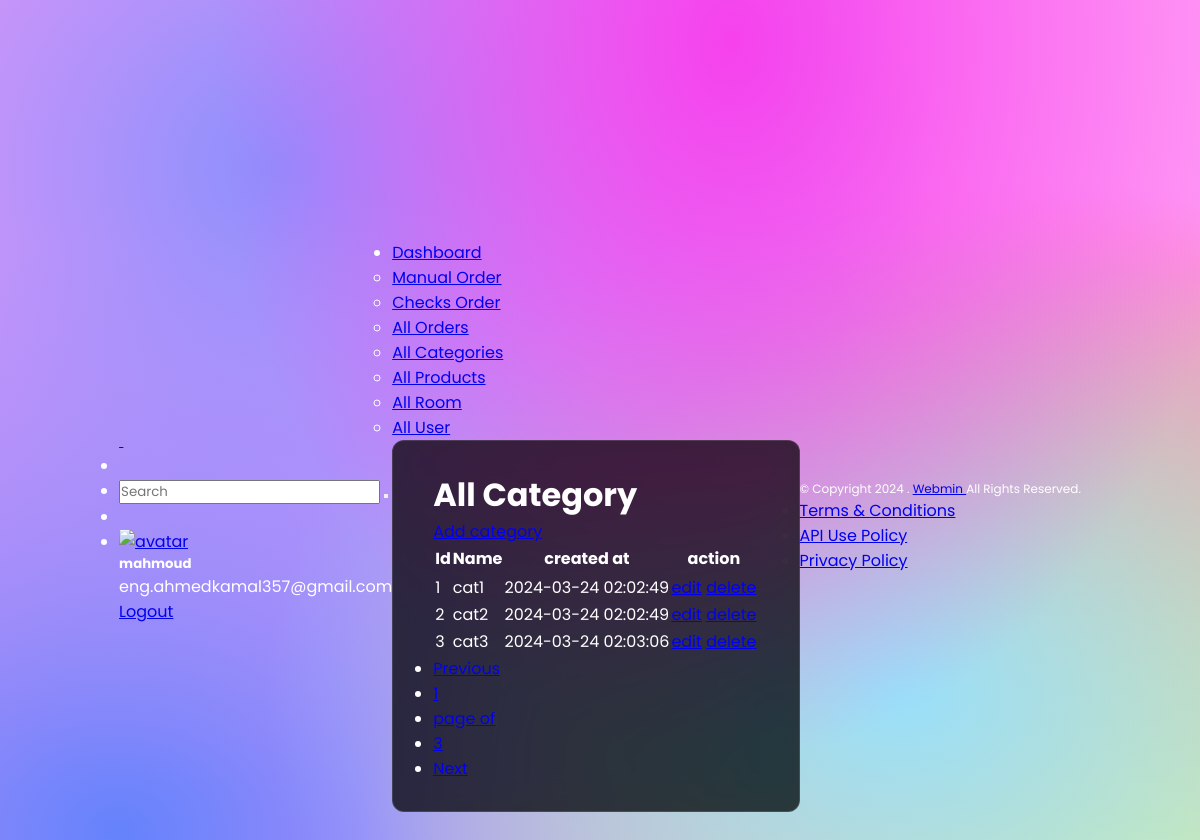
The page /src/views/dashboard/AllCategory.php (signed in) on the database its author committed.
### tables this page shows
CREATE TABLE `categories` (
  `id` int(11) NOT NULL,
  `name` varchar(100) NOT NULL,
  `created_at` datetime NOT NULL DEFAULT current_timestamp()
);

### src/model/Category.php (called while the page is built, shortened)
<?php
class Category {
    public $con;
    public function __construct(){
        $connection = new Connection();
        $this->con = $connection->con;
    }
function getCategoriesPagination($pageLimit,$offset){
    $data= $this->con->query("select* from categories limit $pageLimit offset $offset");
    return $data->fetchAll(PDO::FETCH_ASSOC);
}
function getNumberOfCategories() {
    $result = $this->con->query("select count(id) from categories");
    if ($result) {
        $count = $result->fetchColumn();
        return $count;
    } else {
        return false;
    }
}
}
?>

### src/model/Connection.php (called while the page is built, shortened)
<?php
class Connection
{
    private $servername = 'localhost';
    private $username = 'root';
    private $password = '';
    private $db = 'cafephp';
    private $port='3307';
    public function __construct()
    {
        try {
            $this->con = new PDO("mysql:host=$this->servername;port=$this->port;dbname=$this->db", $this->username, $this->password);
        } catch(PDOException $e) {
            echo "Connection failed: " . $e->getMessage();
        }
    }
}

### src/views/dashboard/AllCategory.php (the view, shortened to what this page needs)
<?php
include_once './includes/header.php';
include_once './includes/nav_bar.php';
?>
<div class="container-fluid">
  <div class="row">
    <?php include_once './includes/side_bar.php'; ?>
    <div class="content-wrapper">
      <div class="row">
        <div class="col-xl-12 mb-30">
          <div class="card card-statistics mb-30">
            <div class="card-body">
<h1>All Category</h1>
<a class="w-0 h-25 btn btn-primary" href="../../views/dashboard/AddCategory.php">Add category</a>
<table class="table  table-hover my-lg-4 table-sm  justify-content-center">
<thead >
        <th  scope="col">Id</th>
        <th  scope="col">Name </th>
        <th  scope="col">created at </th>
        <th  scope="col">action </th>
        </thead>
        <?php
         require("../../model/Connection.php");
         require("../../model/Category.php");
         $result=new Category();
         $totalNumberOfProducts=$result->getNumberOfCategories();
         $page=(isset($_GET['page']))?(int) $_GET['page'] : 1;
         $pageLimit=3;
         $pagesNumber=ceil($totalNumberOfProducts / $pageLimit);
         $offset=($page-1)*$pageLimit;
         $categories=$result->getCategoriesPagination($pageLimit,$offset);
echo "<pre>";
        foreach($categories as $category)
        {
            echo "<tbody>";
            echo "<tr>";
            foreach($category as $key=>$data){
                    echo "<td>$data</td>";
                      }
                    echo "<td>
                    <a class='btn btn-primary' href= ' EditCategory.php?id={$category['id']}'>edit</a>
                    <a class='btn btn-danger' href='DeleteCategory.php?id={$category['id']}'>delete</a>
                    </td>";
                    echo "</tr>";
                    echo "</tbody>";
      }
?>
</table>
<nav aria-label="...">
  <ul class="pagination">
    <li class="page-item ">
      <a class="page-link" href="<?=$_SERVER['PHP_SELF']."?page=".($page-1)?>" >Previous</a>
    </li>
    <li class="page-item"><a class="page-link" href="#"><?=$page?></a></li>
    <li class="page-item active">
      <a class="page-link" href="#"><span class="sr-only">page of </span></a>
    </li>
    <li class="page-item"><a class="page-link" href="#"><?=$pagesNumber?></a></li>
    <li class="page-item">
      <a class="page-link" href="<?=$_SERVER['PHP_SELF']."?page=".($page+1)?>">Next</a>
    </li>
  </ul>
</nav>
</div>
          </div>
        </div>
      </div>
    </div>
  </div>
</div>
<?php
  include_once './includes/footer.php';
?>

### src/view/website/assets/style.css (style rules this page uses)
* { margin: 0; padding: 0; font-family: 'Poppins', sans-serif; }
body { background-color: #ff99f5; background-image: radial-gradient(at 61% 4%, hsla(303, 91%, 61%, 1) 0px, transparent 50%), radial-gradient(at 75% 66%, hsla(196, 91%, 79%, 1) 0px, transparent 50%), radial-gradient(at 98% 88%, hsla(76, 87%, 78%, 1) 0px, transparent 50%), radial-gradient(at 23% 16%, hsla(238, 96%, 77%, 1) 0px, transparent 50%), radial-gradient(at 95% 65%, hsla(13, 91%, 75%, 1) 0px, transparent 50%), radial-gradient(at 10% 79%, hsla(228, 96%, 69%, 1) 0px, transparent 50%), radial-gradient(at 85% 58%, hsla(328, 81%, 68%, 1) 0px, transparent 50%); background-repeat: no-repeat; color: white; display: flex; align-items: center; justify-content: center; padding: 15rem 0; }
.card { backdrop-filter: blur(16px) saturate(180%); -webkit-backdrop-filter: blur(16px) saturate(180%); background-color: rgba(0, 0, 0, 0.75); border-radius: 12px; border: 1px solid rgba(255, 255, 255, 0.125); display: flex; flex-direction: column; align-items: center; padding: 30px 40px; }

### rows shown on the page
categories: id "1", name "cat1", created_at "2024-03-24 02:02:49"
categories: id "2", name "cat2", created_at "2024-03-24 02:02:49"
categories: id "3", name "cat3", created_at "2024-03-24 02:03:06"

### other values the page prints
$_SESSION['admin']['username'] "mahmoud"
$_SESSION['admin']['email'] "eng.ahmedkamal357@gmail.com"
